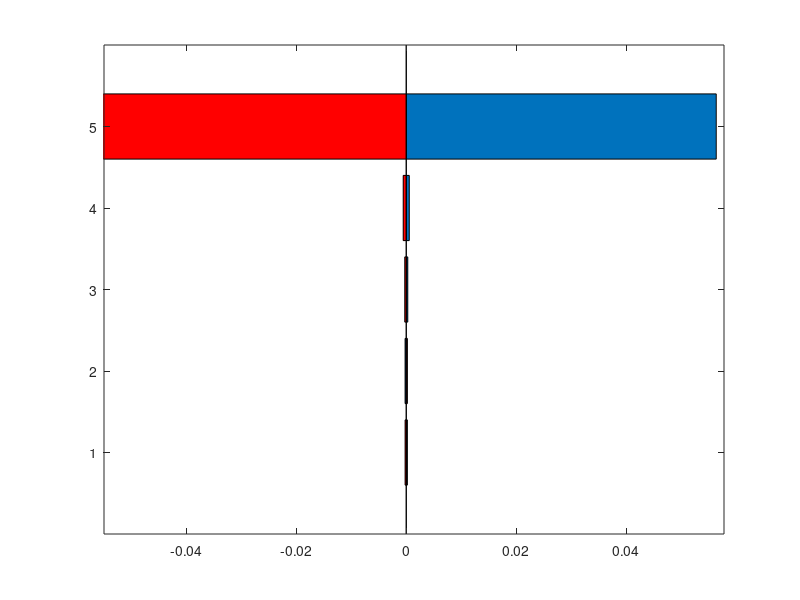

The MATLAB source for this figure: (Note: this script raises an error after producing the figure.)
close all; 
clear all; 
clc;
format short e
% Technology+Intervention matrix columns: Incandescent (by process)
% Linear space with units
% lamp(i)mfg;electricity(MJ);used lamp (i); fuel in kg; copper
% in kg; secondary copper in kg; heat in MJ; glass in kg; 
% waste residue in kg; copper ore in kg; CO2 in kg; SO2 in kg; sand in kg;
% crude oil in kg; copper to soil in kg; 
i_lamp = [1000;-1000;0;0;-5;0;0;-10;0;0;0;0;0;0;0];
i_elec = [0;100;0;-7.5;0;0;200;0;0;0;25;0.15;0;0;0];
i_eol = [0;0;-100;-30;0;0.425;0;0;1.05;0;100;0;0;0;0.025];
i_glass = [0;-100;0;0;0;0;0;1000;0;0;0;0;-1000;0;0];
i_Cu = [0;-10000;0;0;100;0;0;0;0;-1000;0;0;0;0;0];
i_fuel = [0;0;0;1000;0;0;0;0;0;0;200;5;0;-1200;0];

% note we need a unit process for waste residue to landfill since landfill 
% is still an engineered system. But here for simplicity we assume landfill
% = environment.
% Technology+Intervention Matrix: Incandescent
i_Matrix = [i_lamp i_elec i_eol  i_glass i_Cu i_fuel];
i_A = i_Matrix(1:8,:); % Technology Matrix (incandescent)
i_B = i_Matrix(9:15,:); % Intervention Matrix (incandescent)
i_f = [1;1800;-1;0;0;0;0;0]; % final demand vector

% check dimesions of technology matrix
size(i_A);
% note the original technology matrix is not square due to
% 1) for electricity generation we have heat as co-product
% 2) secondary copper is a product not used by the current but apparently
% it is not waste or emission.
% for heat, we will do allocation/partitioning based on dollar value.
% assuming heat is sold at the 1/3 price of electricty per MJ basis
% ratio of electricity revenue vs. heat revenue
r=100/(200*1/3);
% partition coefficient
lmd=r/(1+r);
i_elec_n=i_elec*lmd;
i_elec_n(2)=i_elec(2);
i_elec_n(7)=0;
i_elec_n;
i_heat=i_elec*(1-lmd);
i_heat(2)=0;
i_heat(7)=i_elec(7);
i_heat;
% now for secondary copper, it is assumed that it can be purified. This
% process consumes only 20% of energy as in the primary copper production.
% It is also assumed the yield is 90%.
i_2nd_Cu=[0;-2000;0;0;90;-100;0;0;10;0;0;0;0;0;0];
% now reassemble the matrix
names_ls = {'lamp(i)';'electricity(MJ)';'used lamp (i)'; 'fuel in kg'; 'copper in kg'; 'secondary copper in kg'; 'heat in MJ'; 'glass in kg'};
names_p ={'lamp(i)mfg';'electricity(MJ)';'treat used lamp (i)';'fuel production';'copper production';'processing secondary Cu';'heat production';'glass production'};
i_Matrix_n=[i_lamp i_elec_n i_eol i_fuel i_Cu  i_2nd_Cu i_heat i_glass];
i_A_n = i_Matrix_n(1:8,:); % Technology Matrix (incandescent)
i_B_n = i_Matrix_n(9:15,:); % Intervention Matrix (incandescent)
% now we have a squre matrix
[mA,nA]=size(i_A_n);
[mB,nB]=size(i_B_n);
% check if technology is invertible
det(i_A_n);
% scaling vector
i_s=inv(i_A_n)*i_f;
% inventory
i_g=i_B_n*i_s;



%===============================================================

% ++++++++++++  Sensitivity Analysis ++++++++++++++

% using analytical equations
% sensitivity to entries in technology matrix
i_lambda = i_B_n*(inv(i_A_n)); % Incandescent uncertainty parameter


for k = 1:nB;
    for i = 1:mA
        for j = 1:nA
            if k == 1; % Entry 1 corresponds to Waste Residue
              i_waste(i,j) = -(i_A_n(i,j))/i_g(k) * i_lambda(k,i)*i_s(j);
                           
            elseif k == 2; % Entry 2 corresponds to Cu Ore
              i_CuOre(i,j) = -(i_A_n(i,j))/i_g(k) * i_lambda(k,i)*i_s(j);
                
             elseif k == 3; % Entry 3 corresponds to CO2
                i_CO2(i,j) = -(i_A_n(i,j))/i_g(k) * i_lambda(k,i)*i_s(j);
             
            elseif k == 4; % Entry 4 corresponds to SO2
               i_SO2(i,j) = -(i_A_n(i,j))/i_g(k) * i_lambda(k,i)*i_s(j);
  
            elseif k == 5; % Entry 5 corresponds to sand
              i_sand(i,j) = -(i_A_n(i,j))/i_g(k) * i_lambda(k,i)*i_s(j);
 
            elseif k == 6; % Entry 6 corresponds to crude oil
              i_crude(i,j) = -(i_A_n(i,j))/i_g(k) * i_lambda(k,i)*i_s(j);
                          
            elseif k == 7; % Entry 7 corresponds to Cu to Soil
              i_CuSoil(i,j) = -(i_A_n(i,j))/i_g(k) * i_lambda(k,i)*i_s(j);

            end
        end
    end
end


% sensitivity to entries in intervention matrix


for k = 1:nB;
    for i = 1:mA
        for j = 1:nA
            if k == 1; % Entry 1 corresponds to Waste Residue
              if i== k
                  i_waste_B(i,j) = i_B_n(i,j)/i_g(k)*i_s(j);
              else
                  i_waste_B(i,j) = 0;
              end
                           
            elseif k == 2; % Entry 2 corresponds to Cu Ore
              if i== k
                  i_CuOre_B(i,j) = i_B_n(i,j)/i_g(k)*i_s(j);
              else
                  i_CuOre_B(i,j) = 0;
              end
                
             elseif k == 3; % Entry 3 corresponds to CO2
              if i== k
                  i_CO2_B(i,j) = i_B_n(i,j)/i_g(k)*i_s(j);
              else
                  i_CO2_B(i,j) = 0;
              end
             
            elseif k == 4; % Entry 4 corresponds to SO2
              if i== k
                  i_SO2_B(i,j) = i_B_n(i,j)/i_g(k)*i_s(j);
              else
                  i_SO2_B(i,j) = 0;
              end
  
            elseif k == 5; % Entry 5 corresponds to sand
              if i== k
                  i_sand_B(i,j) = i_B_n(i,j)/i_g(k)*i_s(j);
              else
                  i_sand_B(i,j) = 0;
              end
 
            elseif k == 6; % Entry 6 corresponds to crude oil
              if i== k
                  i_crude_B(i,j) = i_B_n(i,j)/i_g(k)*i_s(j);
              else
                  i_crude_B(i,j) = 0;
              end                          
            elseif k == 7; % Entry 7 corresponds to Cu to Soil
              if i== k
                  i_CuSoil_B(i,j) = i_B_n(i,j)/i_g(k)*i_s(j);
              else
                  i_CuSoil_B(i,j) = 0;
              end

            end
        end
    end
end




% using numerical approach
% for each entriy in technology matrix A, we introduce +/- delta% change
delta=0.01;

% +delta% disturbance:


for i = 1:mA
   for j = 1:nA
                i_A_dlt=i_A_n;
                i_A_dlt(i,j)=i_A_n(i,j)*(1+delta);
                i_g_dlt=i_B_n*inv(i_A_dlt)*i_f;
        for k = 1:nB;
            if k == 1; % Entry 1 corresponds to Waste Residue
                i_waste_p(i,j) = (i_g_dlt(k)-i_g(k))/i_g(k)/delta;
                           
            elseif k == 2; % Entry 2 corresponds to Cu Ore
              i_CuOre_p(i,j) = (i_g_dlt(k)-i_g(k))/i_g(k)/delta;
                
            elseif k == 3; % Entry 3 corresponds to CO2
                i_CO2_p(i,j) = (i_g_dlt(k)-i_g(k))/i_g(k)/delta;
             
            elseif k == 4; % Entry 4 corresponds to SO2
               i_SO2_p(i,j) = (i_g_dlt(k)-i_g(k))/i_g(k)/delta;
  
            elseif k == 5; % Entry 5 corresponds to sand
              i_sand_p(i,j) = (i_g_dlt(k)-i_g(k))/i_g(k)/delta;
 
            elseif k == 6; % Entry 6 corresponds to crude oil
              i_crude_p(i,j) = (i_g_dlt(k)-i_g(k))/i_g(k)/delta;
                          
            elseif k == 7; % Entry 7 corresponds to Cu to Soil
              i_CuSoil_p(i,j) = (i_g_dlt(k)-i_g(k))/i_g(k)/delta;

            end
        end
    end
end

% -delta% disturbance:


for i = 1:mA
   for j = 1:nA
                i_A_dlt=i_A_n;
                i_A_dlt(i,j)=i_A_n(i,j)*(1-delta);
                i_g_dlt=i_B_n*inv(i_A_dlt)*i_f;
        for k = 1:nB;
            if k == 1; % Entry 1 corresponds to Waste Residue
                i_waste_m(i,j) = (i_g_dlt(k)-i_g(k))/i_g(k)/delta;
                           
            elseif k == 2; % Entry 2 corresponds to Cu Ore
              i_CuOre_m(i,j) = (i_g_dlt(k)-i_g(k))/i_g(k)/delta;
                
            elseif k == 3; % Entry 3 corresponds to CO2
                i_CO2_m(i,j) = (i_g_dlt(k)-i_g(k))/i_g(k)/delta;
             
            elseif k == 4; % Entry 4 corresponds to SO2
               i_SO2_m(i,j) = (i_g_dlt(k)-i_g(k))/i_g(k)/delta;
  
            elseif k == 5; % Entry 5 corresponds to sand
              i_sand_m(i,j) = (i_g_dlt(k)-i_g(k))/i_g(k)/delta;
 
            elseif k == 6; % Entry 6 corresponds to crude oil
              i_crude_m(i,j) = (i_g_dlt(k)-i_g(k))/i_g(k)/delta;
                          
            elseif k == 7; % Entry 7 corresponds to Cu to Soil
              i_CuSoil_m(i,j) = (i_g_dlt(k)-i_g(k))/i_g(k)/delta;

            end
        end
    end
end

% Now let's make a tornado plot to show sensitivity
% Take CO2 emission as the impact of interest
% note we need to remove entry corresponding the product coming out a unit
% process
% the technology is set up in a way that all these entries are on the
% diagonal

for i=1:mA
    i_CO2_p(i,i)=0;
    i_CO2_m(i,i)=0;
end;

nargin=length(names_p);
% convert i_CO2_p matrix to a column vector so we can sort
v_i_CO2_p=i_CO2_p(:);
v_i_CO2_m=i_CO2_m(:);
[v_i_CO2_p_sort,ind_CO2_p]=sort(abs(v_i_CO2_p/delta),'descend');
v_i_CO2_p_sort=v_i_CO2_p(ind_CO2_p);
v_i_CO2_m_sort=v_i_CO2_m(ind_CO2_p);
% here we consider the top 5 entries in technology matrix which have
% largest effects on CO2 emission
n_s=5;
v_i_CO2_ps=v_i_CO2_p_sort(1:n_s)
v_i_CO2_ms=v_i_CO2_m_sort(1:n_s)

% finding names of the top n_s entries
for i=1:n_s
    ind_t=ind_CO2_p(i);
     np=floor(ind_t/mA)+1; % index of unit process
     nr=mod(ind_t,mA); % position of entry in the unit process
     % names of variable has two parts: name of unit process + entry in
     % linear space
     name1=names_p(np);
     if nr==0
         name2=names_ls(mA);
     else
         name2=names_ls(nr);
     end;
     
     names(i)=strcat('amount of',{' '},name2, ' in',{' '},name1);
   
end;  
Objective_high_sum = v_i_CO2_ps';
Objective_low_sum = v_i_CO2_ms';
Objective_base_value = 0;
[Objective_low_sum_t,ind]=sort(abs(Objective_low_sum),'ascend');
Objective_low_sum=Objective_low_sum(ind);
Objective_high_sum=Objective_high_sum(ind);
names_Objective=names;
figure (1)
h = barh(Objective_high_sum);
hold on
xmin=min([min(Objective_low_sum),min(Objective_high_sum)]);
xmax=max([max(Objective_low_sum),max(Objective_high_sum)]);
xlim([0.975*xmin 1.025*xmax])
barh(Objective_low_sum,'r')
bh = get(h,'BaseLine');
set(bh,'BaseValue',Objective_base_value);
title('Sensitivities')
if nargin > 1
    set(gca,'yticklabel',names)
    set(gca,'Ytick',[1:length(names)],'YTickLabel',[1:length(names)])
    set(gca,'yticklabel',names_Objective)
end
xlabel('Percentage Changes on output due to -% red and +% blue change in input')


% Monte-Carlo Simualtion

% Here we select CO2 emission as the emission of interest. 
% Note all the entries in the technology and intervention matrix can be
% stochastic. Here we just pick one entry to deomnstrate the approach.
% for incandescent lamp manufacturing, it was originally given that 5 kg of
% copper is needed to make 1000 lamps. Now let's assume that copper
% consumption follows a certain distribution with 5 as the mean. In
% Ecoinvent database, there are many inputs that follow lognormal
% distribution. Here we assume copper consumption also follows lognormal
% distribution.
% specify parameters for the distribution
% two are needed for lognormal

% now we need a random number generator. Fortunately Matlab provides
% functions for many commonly used distribution. And you can always search
% online.
% For Monte Carlo simulation, we need to specify sample size. Usually the
% larger the better.
N_s=15000;
% number of bins for histgram
M_b=25;
% Note in matlab the "lognrnd" command requires input parameters as
% the mean and standard deviation of the corresponding normal distribution.
% While in Ecoinvent the median and geometric variance are given.
% Assume from Ecoinvent we have
med=5;
var_g=3;
% then for the corresponding normal distribution, we have:
mu = log(med);
sigma = log(sqrt(var_g));
% generating random numbers
R=lognrnd(mu,sigma,N_s,1);
% for each sample, we need to calculate a new CO2 emission
% the entry we want to change is A(5,1).
i_A_mc=i_A_n;
for i=1:N_s
    i_A_mc(5,1)=-R(i);
    i_g_mc=i_B_n*inv(i_A_mc)*i_f;
    carbon(i)=i_g_mc(3);
end;

mu_c=mean(carbon);
var_c=var(carbon);
i_g(3);
figure(2);
hist(carbon,M_b);

% another commonly used distribution is triangular distribution
% For triangular distribution,we need three parameters, the range
% [min,max], and the mode (most probable value).
% assume for electricity generation, fuel needed follows a triangular
% distribution.
min=6;
max=8;
md=7.5;
% note in the original case 7.5 kg fuel is needed to generate 100 MJ
% electricity and 200 MJ heat, while emitting 25 kg CO2 and 0.15 kg SO2. As
% we change the fuel needed, the CO2 emission and SO2 emission should
% change accordingly. Here we assume there exists a linear relationship.

% below we show how to use Matlab's function for generating uniformly distributed
% pseudorandom numbers to realize a random numer generator for any given
% distribution

R_t=zeros(N_s,1);
for i=1:N_s
z=rand;
if sqrt(z*(max-min)*(md-min))+min < md
    R_t(i)=sqrt(z*(max-min)*(md-min))+min;
else
    R_t(i)=max-sqrt((1-z)*(max-min)*(max-md));
end
end 
%hist(R_t);

% for each sample, we need to calculate a new CO2 emission
% the entries we want to change are A(4,2) and A(4,7); B(3,2), B(4,2), B(3,7), and B(4,7).
i_A_mc_t=i_A_n;
i_B_mc_t=i_B_n;
for i=1:N_s
    i_A_mc_t(4,2)=-R_t(i)*lmd;
    i_A_mc_t(4,7)=-R_t(i)*(1-lmd);
    i_B_mc_t(3,2)=i_B_n(3,2)*R_t(i)/md;
    i_B_mc_t(4,2)=i_B_n(4,2)*R_t(i)/md;
    i_B_mc_t(3,7)=i_B_n(3,7)*R_t(i)/md;
    i_B_mc_t(4,7)=i_B_n(4,7)*R_t(i)/md;   
    i_g_mc_t=i_B_mc_t*inv(i_A_mc_t)*i_f;
    carbon_t(i)=i_g_mc_t(3);
end;
figure(3);
hist(carbon_t,M_b);

% now we check the combined effects on carbon footprint. Assume the two
% random variables are independent. Note this may not always the case.
% Joint distributions are needed but usaully these are difficult to find.
% Also, we may have many random varibales invovled.
i_A_mc_cm=i_A_n;
i_B_mc_cm=i_B_n;
for i=1:N_s
    i_A_mc_cm(5,1)=-R(i);
    i_A_mc_cm(4,2)=-R_t(i)*lmd;
    i_A_mc_cm(4,7)=-R_t(i)*(1-lmd);
    i_B_mc_cm(3,2)=i_B_n(3,2)*R_t(i)/md;
    i_B_mc_cm(4,2)=i_B_n(4,2)*R_t(i)/md;
    i_B_mc_cm(3,7)=i_B_n(3,7)*R_t(i)/md;
    i_B_mc_cm(4,7)=i_B_n(4,7)*R_t(i)/md; 
    
    i_g_mc_cm=i_B_mc_cm*inv(i_A_mc_cm)*i_f;
    
    carbon_cm(i)=i_g_mc_cm(3);
end;
figure(4);
hist(carbon_cm,M_b);
mean_cm=mean(carbon_cm)
var_cm=var(carbon_cm);

% determine the x-th percentile of the data. 
% usually 25% and 75% or 5% and 95% are used.
y25=prctile(carbon_cm, 25)
y75=prctile(carbon_cm, 75)

% determine the confidence interval
pd = fitdist(carbon_cm','Normal');
ci = paramci(pd,'Alpha',.05)
